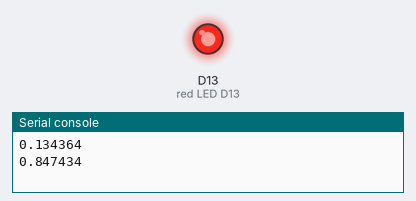
Simulated run of this program. Board: Circuit Playground running CircuitPython. Shown: output pins drawn as LEDs (lit = HIGH), the last lines printed to the serial console. Random numbers come from a fixed seed.

Above: at 0.3 s.
At 35.5 s:
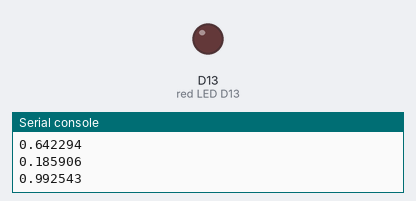
Timing chart, 0 to 40.0 s (numbered marks = the images above):
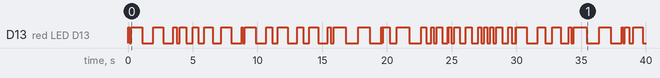

Measured:
- by itself, D13 (red LED D13): LOW → HIGH at 0.00 s, → LOW 0.13 s later, → HIGH 0.13 s later, → LOW 0.85 s later, … (88 changes in this stretch)

The program:

lesson01-random_blink.py
```python
from adafruit_circuitplayground.express import cpx
from time import sleep
from random import random

while True:
    delay = random()
    print(delay)
    cpx.red_led = True
    sleep(delay)
    cpx.red_led = False
    sleep(delay)
```
